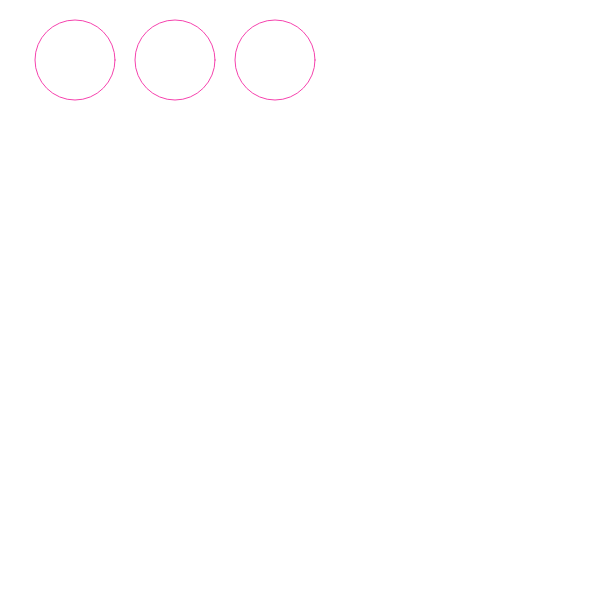
Frame 1 (no input)
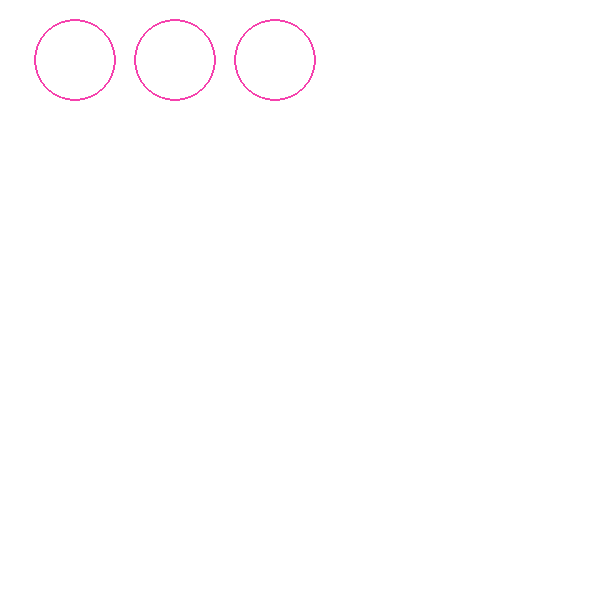
Frame 60 (no input)
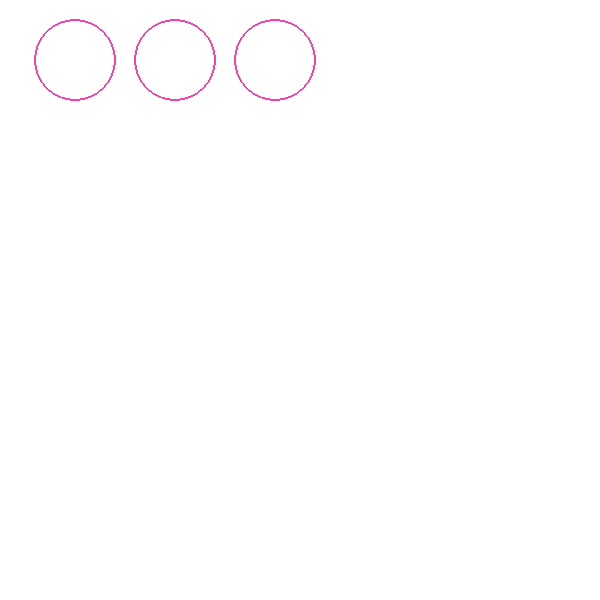
Frame 120 (the mouse pressed at the canvas centre since frame 60)

The p5.js sketch that drew these frames (run headless with seeded random() and noise() and a simulated clock; from frame 60 on, the mouse is pressed at the canvas centre):

// p5.js sketch
// ── sketch.js
//Code Snippet from Derrick McMillen https://replit.com/@demcrepl/p5js-Spirals?v=1 and // Lauren McCarthy, Casey Reas, Ben Fry

let backgroundcol;
var y = 60; // 100
var d = 80; // 130

function setup() {
    // TRY CHANGING the following variable:
    backgroundcol = color(245, 224, 66);
    createCanvas(600, 600);
    stroke(245, 66, 173);
    noFill();
    angleMode(DEGREES);
}


function draw() {
  ellipse(75, y, d, d);   // left
  ellipse(175, y, d, d);  // middle
  ellipse(275, y, d, d);  // right
}

// function draw() {
//     background(backgroundcol);
//     translate(width / 2, height / 2);
//     // TRY CHANGING the following three variables:
//     let length = 1;
//     let angle = 1;
//     let loops = 400;

//     for(var i = 0; i < loops; i++) {
//         rotate(angle);
//         ellipse(-length/2, -length/2, length, length);
//         length = length + 1;
//     }
// }
